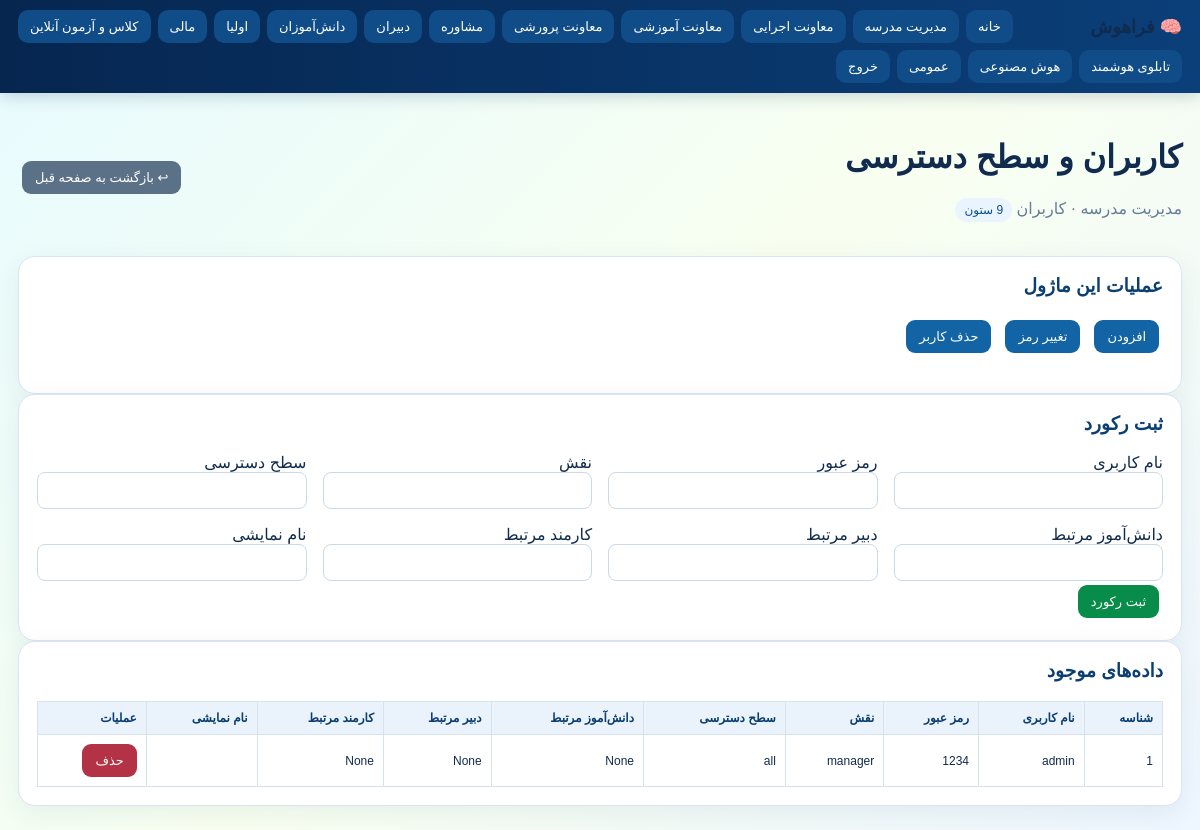
The page /module/school_users (signed in) on the database its author committed.
### tables this page shows
CREATE TABLE users(
            id INTEGER PRIMARY KEY AUTOINCREMENT,
            username TEXT UNIQUE,
            password TEXT,
            role TEXT,
            permissions TEXT
        , linked_student_id INTEGER, linked_teacher_id INTEGER, linked_staff_id INTEGER, display_name TEXT DEFAULT '');

### app.py (the view, shortened to what this page needs)
@app.route('/module/<slug>',methods=['GET','POST'])
@login_required
def module(slug):
    found=None; group=None
    for g,items in GROUPS.items():
        for item in items:
            if item[1]==slug:
                found=item; group=g; break
        if found: break
    if not found:
        return 'ماژول یافت نشد',404
    title,_,table,actions=found
    cols=[]; rows=[]; exists=False; db_error=''
    c=None
    try:
        c=db()
        exists=c.execute("SELECT 1 FROM sqlite_master WHERE type='table' AND name=?",(table,)).fetchone() is not None
        if exists:
            info=c.execute('PRAGMA table_info("%s")' % table.replace('"','""')).fetchall()
            cols=[str(r['name']) for r in info if r['name']]
            qtable='"%s"' % table.replace('"','""')
            if 'id' in cols:
                cur=c.execute('SELECT * FROM %s ORDER BY id DESC LIMIT 100' % qtable)
            else:
                cur=c.execute('SELECT * FROM %s LIMIT 100' % qtable)
            rows=[dict(r) for r in cur.fetchall()]
    except Exception as exc:
        if c:
            try: c.rollback()
            except Exception: pass
        db_error=f'{type(exc).__name__}: {exc}'
    finally:
        if c:
            try: c.close()
            except Exception: pass
    return render_template('module.html',title=title,group=group,table=table,actions=actions,
                           cols=cols,rows=rows,exists=exists,db_error=db_error,back_url=safe_back_url(url_for('group_page', group=group)))

### app.py (called while the page is built)
def _snake_fa(s):
    parts=[p for p in re.split(r'[_\-\s]+', str(s)) if p]
    return ' '.join(TOKEN_LABELS.get(p.lower(), p) for p in parts)

def fa_label(value):
    if value is None: return ''
    s=str(value)
    if s in PERSIAN_LABELS: return PERSIAN_LABELS[s]
    if s in TABLE_LABELS: return TABLE_LABELS[s]
    if s in COLUMN_LABELS: return COLUMN_LABELS[s]
    return _snake_fa(s)

def fa_action(value):
    return ACTION_LABELS.get(str(value), fa_label(value))

@app.context_processor
def inject_frahoosh_globals():
    return {'groups': GROUPS, 'fa_label': fa_label, 'fa_action': fa_action, 'school_name': SCHOOL_NAME, 'academic_year': ACADEMIC_YEAR, 'app_name': APP_NAME, 'system_title': SYSTEM_TITLE, 'support_title': SUPPORT_TITLE, 'support_phones': SUPPORT_PHONES}

def db():
    c=sqlite3.connect(DB); c.row_factory=sqlite3.Row; return c

def safe_back_url(default='/dashboard'):
    ref=request.referrer or ''
    return ref if ref.startswith('/') else default

def login_required(f):
    @wraps(f)
    def w(*a,**kw):
        if 'user_id' not in session: return redirect(url_for('login'))
        return f(*a,**kw)
    return w

### templates/module.html
{% extends 'base.html' %}{% block content %}<div class="page-head"><div><h1>{{fa_label(title)}}</h1><p class="muted">{{fa_label(group)}} · {{fa_label(table)}} <span class="count">{{cols|length}} ستون</span></p></div><a class="btn back" href="{{back_url}}">↩ بازگشت به صفحه قبل</a></div>{% if db_error %}<div class="flash error">این ماژول باز شد، اما دسترسی به داده‌ها با خطا مواجه شد.</div>{% endif %}<div class="card"><h3>عملیات این ماژول</h3><div class="actions">{% for a in actions %}<span class="btn">{{fa_action(a)}}</span>{% endfor %}</div></div>{% if exists %}<div class="card"><h3>ثبت رکورد</h3><form method="post"><input type="hidden" name="_action" value="save"><div class="grid">{% for c in cols if c!='id' %}<div><label>{{fa_label(c)}}</label><input class="input" name="{{c}}"></div>{% endfor %}</div><button class="btn ok" type="submit">ثبت رکورد</button></form></div><div class="card"><h3>داده‌های موجود</h3><div class="tablewrap"><table class="tbl"><tr>{% for c in cols %}<th>{{fa_label(c)}}</th>{% endfor %}{% if 'id' in cols %}<th>عملیات</th>{% endif %}</tr>{% for r in rows %}<tr>{% for c in cols %}<td>{{r.get(c,'')}}</td>{% endfor %}{% if 'id' in cols %}<td><form method="post"><input type="hidden" name="_action" value="delete"><input type="hidden" name="id" value="{{r.get('id','')}}"><button class="btn danger" type="submit">حذف</button></form></td>{% endif %}</tr>{% endfor %}</table></div></div>{% else %}<div class="card"><h3>ماژول تخصصی</h3><p>این ماژول در ساختار فراهوش ثبت شده است.</p></div>{% endif %}{% endblock %}

### templates/base.html (shortened to what this page needs)
<!doctype html><html lang="fa" dir="rtl"><head><meta charset="utf-8"><meta name="viewport" content="width=device-width,initial-scale=1"><title>فراهوش | سامانه مدیریت هوشمند</title></head><body><div class="top"><div class="brand">🧠 فراهوش</div><a href="/dashboard">خانه</a>{% for g in groups.keys() %}<a href="/modules/{{g}}">{{fa_label(g)}}</a>{% endfor %}<a href="/logout">خروج</a></div><div class="wrap">{% block content %}{% endblock %}</div></body></html>

### templates/base.html (style rules this page uses)
:root { --navy:#082b57;--blue:#0b63c9;--green:#079447;--ink:#102b4d;--soft:#f4f9ff;--line:#d9e5f1 }
* { box-sizing:border-box }
body { margin:0;font-family:Tahoma,"Vazirmatn",Arial,sans-serif;background:linear-gradient(135deg,#e7fbff,#f8fff0 52%,#eef6ff);color:var(--ink) }
a { text-decoration:none;color:inherit }
.top { background:linear-gradient(90deg,#062650,#0b3f79);padding:10px 18px;display:flex;gap:7px;flex-wrap:wrap;align-items:center;position:sticky;top:0;z-index:10;box-shadow:0 3px 16px #06315a33 }
.top a { background:#104d88;color:#fff;padding:9px 12px;border-radius:10px;font-size:13px }
.top .brand { font-weight:800;margin-left:auto;font-size:18px }
.wrap { max-width:1450px;margin:24px auto;padding:0 18px }
.grid { display:grid;grid-template-columns:repeat(auto-fit,minmax(260px,1fr));gap:16px }
.card { background:#fff;border:1px solid var(--line);border-radius:17px;padding:18px;box-shadow:0 8px 28px #0a3b6512 }
.card h3 { margin-top:0;color:#0b3e72 }
.muted { color:#657d95 }
.btn { display:inline-block;background:#1264a4;color:#fff;padding:9px 13px;border-radius:9px;margin:4px;font-size:13px;border:0;cursor:pointer }
.btn.danger { background:#b33245 }
.btn.ok { background:#078c4a }
.btn.back { background:#5a7188 }
.actions { display:flex;gap:6px;flex-wrap:wrap;margin-bottom:18px }
.tablewrap { overflow:auto }
.tbl { width:100%;border-collapse:collapse;font-size:12px;background:#fff;table-layout:auto }
.tbl th,.tbl td { padding:10px 9px;border-bottom:1px solid var(--line);text-align:right;vertical-align:middle;white-space:normal }
.tbl th { background:#eef6ff;color:#0b3e72;font-weight:800 }
.tbl form { margin:0 }
.tbl .btn { margin:0;white-space:nowrap }
.tbl th,.tbl td { border:1px solid #d7e2ed;padding:9px;text-align:right;white-space:nowrap }
.tbl th { background:#eaf3fc;color:#0b3e72 }
.input { width:100%;background:#fff;border:1px solid #cbd9e6;color:#17324f;padding:10px;border-radius:8px }
.page-head { display:flex;align-items:center;gap:12px;justify-content:space-between;margin-bottom:18px }
.count { display:inline-block;background:#e9f4ff;color:#0b4f8f;padding:5px 9px;border-radius:999px;font-size:12px }

### rows shown on the page
users: get "1" "admin" "1234" "manager" "all" "None" "None" "None"

### other values the page prints
{{ fa_label(g) }} "مدیریت مدرسه" "معاونت اجرایی" "معاونت آموزشی" "معاونت پرورشی" "مشاوره" "دبیران" "دانش‌آموزان" "اولیا" "مالی" "کلاس و آزمون آنلاین" "تابلوی هوشمند" "هوش مصنوعی" "عمومی"
{{ fa_label(title) }} "کاربران و سطح دسترسی"
{{ fa_label(group) }} "مدیریت مدرسه"
{{ fa_label(table) }} "کاربران"
{{ fa_action(a) }} "افزودن" "تغییر رمز" "حذف کاربر"
{{ fa_label(c) }} "نام کاربری" "رمز عبور" "نقش" "سطح دسترسی" "دانش‌آموز مرتبط" "دبیر مرتبط" "کارمند مرتبط" "نام نمایشی"
{{ fa_label(c) }} "شناسه" "نام کاربری" "رمز عبور" "نقش" "سطح دسترسی" "دانش‌آموز مرتبط" "دبیر مرتبط" "کارمند مرتبط" "نام نمایشی"
